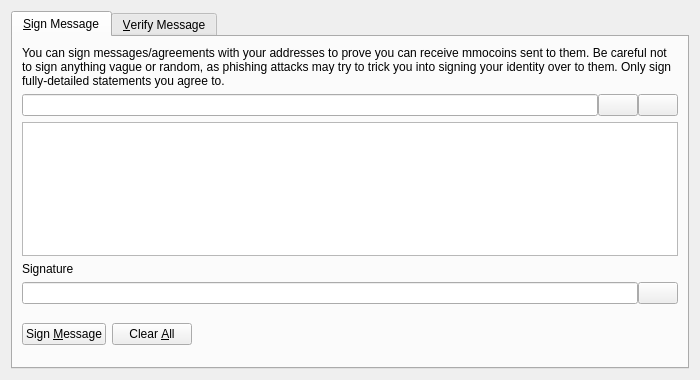
<?xml version="1.0" encoding="UTF-8"?>
<ui version="4.0">
 <class>SignVerifyMessageDialog</class>
 <widget class="QDialog" name="SignVerifyMessageDialog">
  <property name="geometry">
   <rect>
    <x>0</x>
    <y>0</y>
    <width>700</width>
    <height>380</height>
   </rect>
  </property>
  <property name="windowTitle">
   <string>Signatures - Sign / Verify a Message</string>
  </property>
  <property name="modal">
   <bool>true</bool>
  </property>
  <layout class="QVBoxLayout" name="verticalLayout">
   <item>
    <widget class="QTabWidget" name="tabWidget">
     <property name="currentIndex">
      <number>0</number>
     </property>
     <widget class="QWidget" name="tabSignMessage">
      <attribute name="title">
       <string>&amp;Sign Message</string>
      </attribute>
      <layout class="QVBoxLayout" name="verticalLayout_SM">
       <item>
        <widget class="QLabel" name="infoLabel_SM">
         <property name="text">
          <string>You can sign messages/agreements with your addresses to prove you can receive mmocoins sent to them. Be careful not to sign anything vague or random, as phishing attacks may try to trick you into signing your identity over to them. Only sign fully-detailed statements you agree to.</string>
         </property>
         <property name="textFormat">
          <enum>Qt::PlainText</enum>
         </property>
         <property name="wordWrap">
          <bool>true</bool>
         </property>
        </widget>
       </item>
       <item>
        <layout class="QHBoxLayout" name="horizontalLayout_1_SM">
         <property name="spacing">
          <number>0</number>
         </property>
         <item>
          <widget class="QValidatedLineEdit" name="addressIn_SM">
           <property name="toolTip">
            <string>The MMOCoin address to sign the message with</string>
           </property>
          </widget>
         </item>
         <item>
          <widget class="QPushButton" name="addressBookButton_SM">
           <property name="toolTip">
            <string>Choose previously used address</string>
           </property>
           <property name="text">
            <string/>
           </property>
           <property name="icon">
            <iconset resource="../bitcoin.qrc">
             <normaloff>:/icons/address-book</normaloff>:/icons/address-book</iconset>
           </property>
           <property name="shortcut">
            <string>Alt+A</string>
           </property>
           <property name="autoDefault">
            <bool>false</bool>
           </property>
          </widget>
         </item>
         <item>
          <widget class="QPushButton" name="pasteButton_SM">
           <property name="toolTip">
            <string>Paste address from clipboard</string>
           </property>
           <property name="text">
            <string/>
           </property>
           <property name="icon">
            <iconset resource="../bitcoin.qrc">
             <normaloff>:/icons/editpaste</normaloff>:/icons/editpaste</iconset>
           </property>
           <property name="shortcut">
            <string>Alt+P</string>
           </property>
           <property name="autoDefault">
            <bool>false</bool>
           </property>
          </widget>
         </item>
        </layout>
       </item>
       <item>
        <widget class="QPlainTextEdit" name="messageIn_SM">
         <property name="toolTip">
          <string>Enter the message you want to sign here</string>
         </property>
        </widget>
       </item>
       <item>
        <widget class="QLabel" name="signatureLabel_SM">
         <property name="text">
          <string>Signature</string>
         </property>
         <property name="textFormat">
          <enum>Qt::PlainText</enum>
         </property>
        </widget>
       </item>
       <item>
        <layout class="QHBoxLayout" name="horizontalLayout_2_SM">
         <property name="spacing">
          <number>0</number>
         </property>
         <item>
          <widget class="QLineEdit" name="signatureOut_SM">
           <property name="font">
            <font>
             <italic>true</italic>
            </font>
           </property>
           <property name="readOnly">
            <bool>true</bool>
           </property>
          </widget>
         </item>
         <item>
          <widget class="QPushButton" name="copySignatureButton_SM">
           <property name="toolTip">
            <string>Copy the current signature to the system clipboard</string>
           </property>
           <property name="text">
            <string/>
           </property>
           <property name="icon">
            <iconset resource="../bitcoin.qrc">
             <normaloff>:/icons/editcopy</normaloff>:/icons/editcopy</iconset>
           </property>
           <property name="autoDefault">
            <bool>false</bool>
           </property>
          </widget>
         </item>
        </layout>
       </item>
       <item>
        <layout class="QHBoxLayout" name="horizontalLayout_3_SM">
         <item>
          <widget class="QPushButton" name="signMessageButton_SM">
           <property name="toolTip">
            <string>Sign the message to prove you own this MMOCoin address</string>
           </property>
           <property name="text">
            <string>Sign &amp;Message</string>
           </property>
           <property name="icon">
            <iconset resource="../bitcoin.qrc">
             <normaloff>:/icons/edit</normaloff>:/icons/edit</iconset>
           </property>
           <property name="autoDefault">
            <bool>false</bool>
           </property>
          </widget>
         </item>
         <item>
          <widget class="QPushButton" name="clearButton_SM">
           <property name="toolTip">
            <string>Reset all sign message fields</string>
           </property>
           <property name="text">
            <string>Clear &amp;All</string>
           </property>
           <property name="icon">
            <iconset resource="../bitcoin.qrc">
             <normaloff>:/icons/remove</normaloff>:/icons/remove</iconset>
           </property>
           <property name="autoDefault">
            <bool>false</bool>
           </property>
          </widget>
         </item>
         <item>
          <spacer name="horizontalSpacer_1_SM">
           <property name="orientation">
            <enum>Qt::Horizontal</enum>
           </property>
           <property name="sizeHint" stdset="0">
            <size>
             <width>40</width>
             <height>48</height>
            </size>
           </property>
          </spacer>
         </item>
         <item>
          <widget class="QLabel" name="statusLabel_SM">
           <property name="font">
            <font>
             <weight>75</weight>
             <bold>true</bold>
            </font>
           </property>
           <property name="text">
            <string/>
           </property>
           <property name="wordWrap">
            <bool>true</bool>
           </property>
          </widget>
         </item>
         <item>
          <spacer name="horizontalSpacer_2_SM">
           <property name="orientation">
            <enum>Qt::Horizontal</enum>
           </property>
           <property name="sizeHint" stdset="0">
            <size>
             <width>40</width>
             <height>48</height>
            </size>
           </property>
          </spacer>
         </item>
        </layout>
       </item>
      </layout>
     </widget>
     <widget class="QWidget" name="tabVerifyMessage">
      <attribute name="title">
       <string>&amp;Verify Message</string>
      </attribute>
      <layout class="QVBoxLayout" name="verticalLayout_VM">
       <item>
        <widget class="QLabel" name="infoLabel_VM">
         <property name="text">
          <string>Enter the receiver's address, message (ensure you copy line breaks, spaces, tabs, etc. exactly) and signature below to verify the message. Be careful not to read more into the signature than what is in the signed message itself, to avoid being tricked by a man-in-the-middle attack. Note that this only proves the signing party receives with the address, it cannot prove sendership of any transaction!</string>
         </property>
         <property name="textFormat">
          <enum>Qt::PlainText</enum>
         </property>
         <property name="alignment">
          <set>Qt::AlignLeading|Qt::AlignLeft|Qt::AlignTop</set>
         </property>
         <property name="wordWrap">
          <bool>true</bool>
         </property>
        </widget>
       </item>
       <item>
        <layout class="QHBoxLayout" name="horizontalLayout_1_VM">
         <property name="spacing">
          <number>0</number>
         </property>
         <item>
          <widget class="QValidatedLineEdit" name="addressIn_VM">
           <property name="toolTip">
            <string>The MMOCoin address the message was signed with</string>
           </property>
          </widget>
         </item>
         <item>
          <widget class="QPushButton" name="addressBookButton_VM">
           <property name="toolTip">
            <string>Choose previously used address</string>
           </property>
           <property name="text">
            <string/>
           </property>
           <property name="icon">
            <iconset resource="../bitcoin.qrc">
             <normaloff>:/icons/address-book</normaloff>:/icons/address-book</iconset>
           </property>
           <property name="shortcut">
            <string>Alt+A</string>
           </property>
           <property name="autoDefault">
            <bool>false</bool>
           </property>
          </widget>
         </item>
        </layout>
       </item>
       <item>
        <widget class="QPlainTextEdit" name="messageIn_VM"/>
       </item>
       <item>
        <widget class="QValidatedLineEdit" name="signatureIn_VM"/>
       </item>
       <item>
        <layout class="QHBoxLayout" name="horizontalLayout_2_VM">
         <item>
          <widget class="QPushButton" name="verifyMessageButton_VM">
           <property name="toolTip">
            <string>Verify the message to ensure it was signed with the specified MMOCoin address</string>
           </property>
           <property name="text">
            <string>Verify &amp;Message</string>
           </property>
           <property name="icon">
            <iconset resource="../bitcoin.qrc">
             <normaloff>:/icons/transaction_0</normaloff>:/icons/transaction_0</iconset>
           </property>
           <property name="autoDefault">
            <bool>false</bool>
           </property>
          </widget>
         </item>
         <item>
          <widget class="QPushButton" name="clearButton_VM">
           <property name="toolTip">
            <string>Reset all verify message fields</string>
           </property>
           <property name="text">
            <string>Clear &amp;All</string>
           </property>
           <property name="icon">
            <iconset resource="../bitcoin.qrc">
             <normaloff>:/icons/remove</normaloff>:/icons/remove</iconset>
           </property>
           <property name="autoDefault">
            <bool>false</bool>
           </property>
          </widget>
         </item>
         <item>
          <spacer name="horizontalSpacer_1_VM">
           <property name="orientation">
            <enum>Qt::Horizontal</enum>
           </property>
           <property name="sizeHint" stdset="0">
            <size>
             <width>40</width>
             <height>48</height>
            </size>
           </property>
          </spacer>
         </item>
         <item>
          <widget class="QLabel" name="statusLabel_VM">
           <property name="font">
            <font>
             <weight>75</weight>
             <bold>true</bold>
            </font>
           </property>
           <property name="text">
            <string/>
           </property>
           <property name="wordWrap">
            <bool>true</bool>
           </property>
          </widget>
         </item>
         <item>
          <spacer name="horizontalSpacer_2_VM">
           <property name="orientation">
            <enum>Qt::Horizontal</enum>
           </property>
           <property name="sizeHint" stdset="0">
            <size>
             <width>40</width>
             <height>48</height>
            </size>
           </property>
          </spacer>
         </item>
        </layout>
       </item>
      </layout>
     </widget>
    </widget>
   </item>
  </layout>
 </widget>
 <customwidgets>
  <customwidget>
   <class>QValidatedLineEdit</class>
   <extends>QLineEdit</extends>
   <header>qt/qvalidatedlineedit.h</header>
  </customwidget>
 </customwidgets>
 <resources>
  <include location="../bitcoin.qrc"/>
 </resources>
 <connections/>
</ui>
